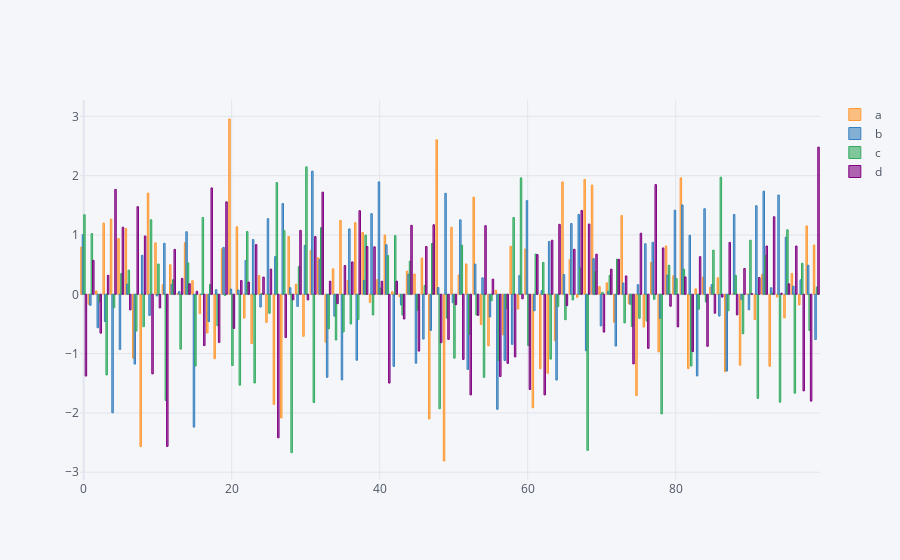

The notebook cell this image was saved under:
### Code cell
dataframe.iplot(kind='bar')
